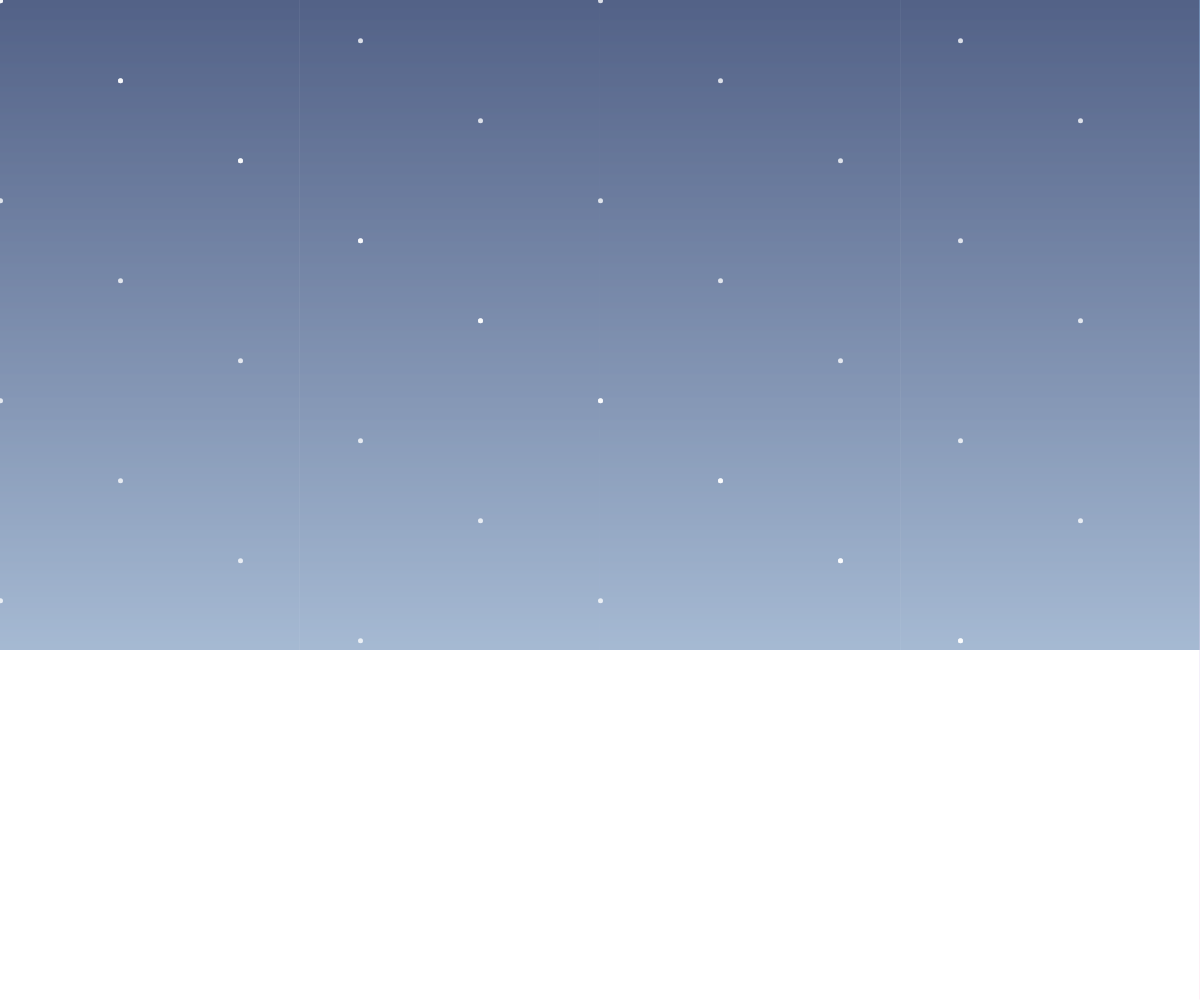
Frame 1 (no input)
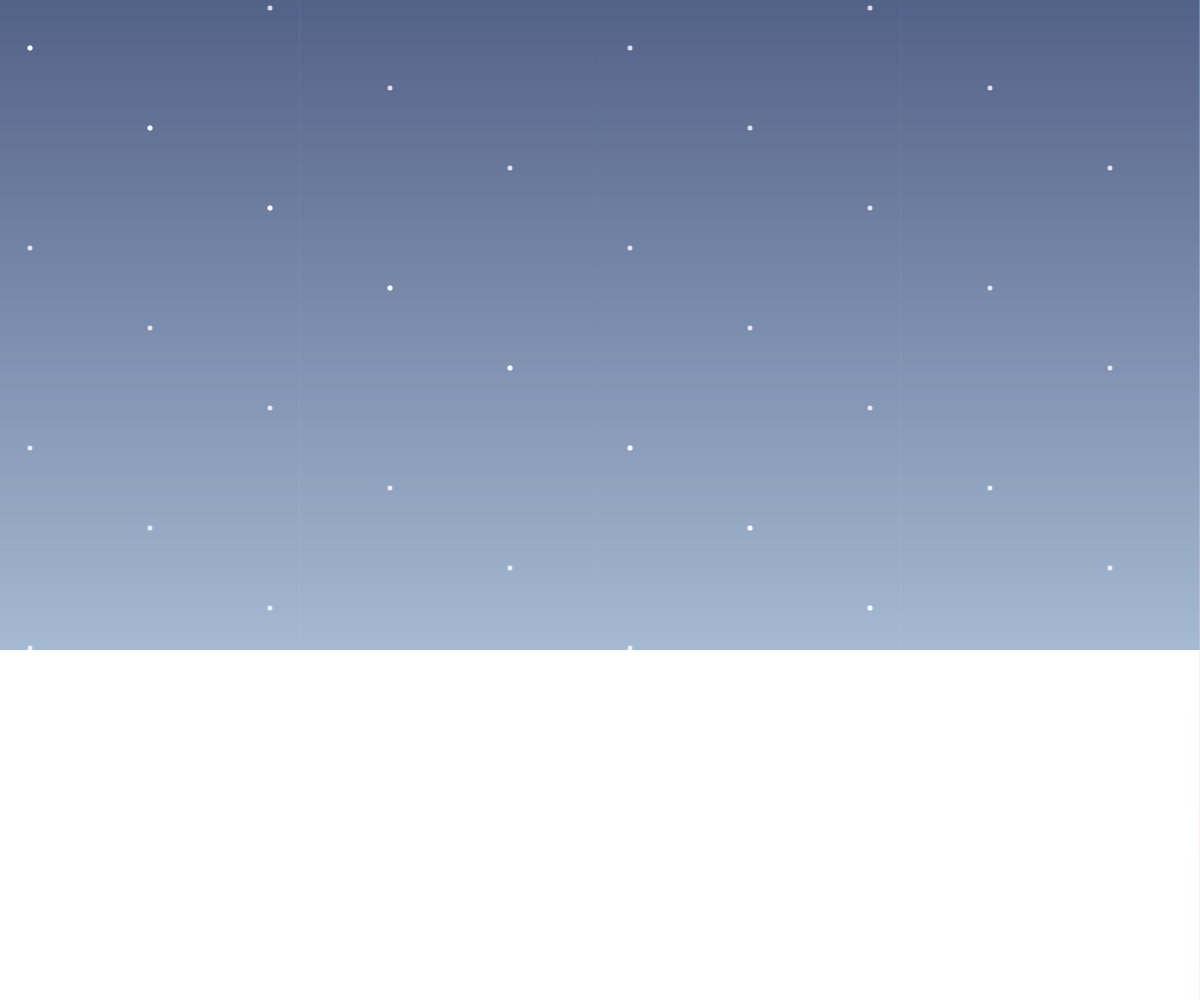
Frame 60 (no input)
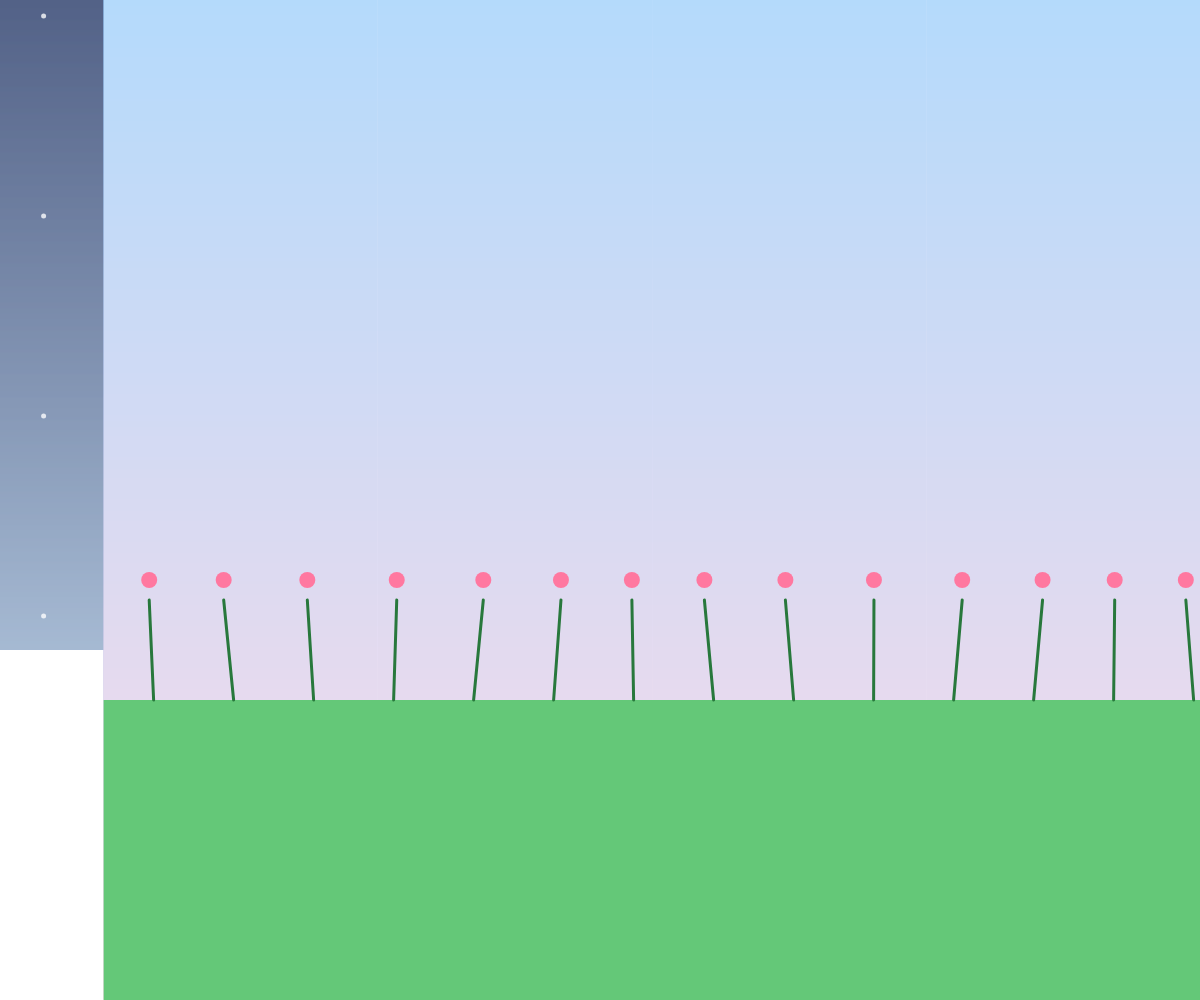
Frame 120 (the mouse pressed at the canvas centre since frame 60)

The p5.js sketch that drew these frames (run headless with seeded random() and noise() and a simulated clock; from frame 60 on, the mouse is pressed at the canvas centre):

// p5.js sketch
// ── sketch.js
let cameraX = 0;
let targetX = 0;
let currentScreen = 0;
let screenWidth;

function setup() {
  createCanvas(windowWidth, windowHeight);
  screenWidth = width;
}

function draw() {
  background(240); // soft fallback background

  // Smooth, slow meditative movement
  cameraX = lerp(cameraX, targetX, 0.04);

  push();
  translate(-cameraX, 0);

  drawWinter(0);
  drawSpring(screenWidth);
  drawSummer(screenWidth * 2);

  pop();
}

function mousePressed() {
  // Click anywhere to transition
  currentScreen++;
  if (currentScreen > 2) currentScreen = 0;
  targetX = currentScreen * screenWidth;
}

/* -------- SEASONS -------- */

function drawWinter(offset) {
  push();
  translate(offset, 0);

  // Sky
  for (let y = 0; y < height; y++) {
    let inter = map(y, 0, height, 0, 1);
    let c = lerpColor(color(30, 50, 100), color(200, 230, 255), inter);
    stroke(c);
    line(0, y, width, y);
  }
  noStroke();
  fill(255);
  rect(0, height * 0.65, width, height);

  // Snow
  fill(255, 200);
  for (let i = 0; i < 60; i++) {
    let x = (frameCount * 0.5 + i * 120) % width;
    let y = (frameCount * 0.8 + i * 80) % height;
    ellipse(x, y, 5);
  }

  pop();
}
function drawSpring(offset) {
  push();
  translate(offset, 0);

  for (let y = 0; y < height; y++) {
    let inter = map(y, 0, height, 0, 1);
    let c = lerpColor(color(160, 210, 255), color(255, 210, 230), inter);
    stroke(c);
    line(0, y, width, y);
  }

  noStroke();
  fill(100, 200, 120);
  rect(0, height * 0.7, width, height);

  // Flowers
  for (let i = 0; i < 25; i++) {
    let x = i * 80 + 50;
    let sway = sin(frameCount * 0.03 + i) * 10;

    stroke(40, 120, 60);
    strokeWeight(3);
    line(x, height * 0.7, x + sway, height * 0.6);

    noStroke();
    fill(255, 120, 160);
    ellipse(x + sway, height * 0.58, 16);
  }
  pop();
}

function drawSummer(offset) {
  push();
  translate(offset, 0);

  for (let y = 0; y < height; y++) {
    let inter = map(y, 0, height, 0, 1);
    let c = lerpColor(color(255, 170, 90), color(255, 230, 140), inter);
    stroke(c);
    line(0, y, width, y);
  }

  noStroke();
  fill(80, 180, 80);
  rect(0, height * 0.75, width, height);

  // Sun pulse
  let pulse = sin(frameCount * 0.02) * 15;
  fill(255, 200, 0);
  ellipse(width - 150, 150, 140 + pulse);

  pop();
}

function windowResized() {
  resizeCanvas(windowWidth, windowHeight);
  screenWidth = width;
  targetX = currentScreen * screenWidth;
}

// ── style.css
html,
body {
  margin: 0;
  padding: 0;
  overflow: hidden;
  background: black;
  font-family: sans-serif;
}

canvas {
  display: block;
}

#nextButton {
  position: absolute;
  bottom: 30px;
  left: 50%;
  transform: translateX(-50%);
  padding: 12px 24px;
  font-size: 16px;
  border: none;
  border-radius: 20px;
  background: white;
  cursor: pointer;
  transition: 0.3s;
}

#nextButton:hover {
  background: #dddddd;
}
